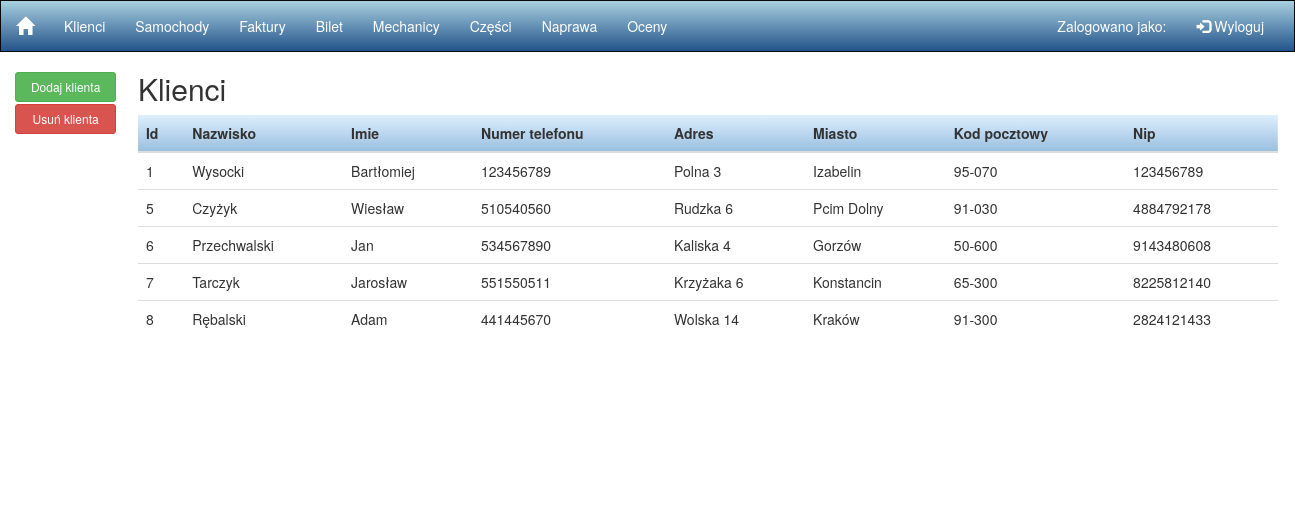
Page /index.php/clients on the committed database.
### tables this page shows
CREATE TABLE `klient` (
  `idKlient` int(11) NOT NULL,
  `nazwiskoK` varchar(45) DEFAULT NULL,
  `imieK` varchar(45) DEFAULT NULL,
  `numerTelefonu` varchar(45) DEFAULT NULL,
  `adres` varchar(45) DEFAULT NULL,
  `miasto` varchar(45) DEFAULT NULL,
  `kodPocztowy` varchar(20) DEFAULT NULL,
  `nip` varchar(45) DEFAULT NULL
);

### application/controllers/Clients.php (called while the page is built, shortened)
<?php
class Clients extends CI_Controller
{
    public function getClientData(){
        $data = $this->db->query("SELECT * FROM klient");
        $data_query = $data->result_array();
        return $data_query;
    }
    public function index()
    {    $data_query = $this->getClientData();
        $this->load->view('header');
        $this->load->view('clients',['clientData'=>$data_query]);
    }
}

### index.php (called while the page is built, shortened)
<?php
require_once BASEPATH.'core/CodeIgniter.php';

### application/views/clients.php (the view, shortened to what this page needs)
<div class="container-fluid text-center">
    <div class="row content">
        <div class="col-sm-1 sidenav">
            <button type="button" class="btn btn-success btn-sm btn-block" data-toggle="modal"
                    data-target="#clientModal">Dodaj klienta
            </button>
            <button type="button" class="btn btn-danger btn-sm btn-block" style="margin-top:2px" data-toggle="modal"
                    data-target="#removeClient">Usuń
                klienta
            </button>
        </div>
        <div class="col-sm-10 text-left">
            <div class="container">
            <h2>Klienci</h2>
            <table class="table">
                <thead style="background: rgb(222,239,255); /* Old browsers */
                    background: -moz-linear-gradient(top, rgba(222,239,255,1) 0%, rgba(152,190,222,1) 100%); /* FF3.6-15 */
                    background: -webkit-linear-gradient(top, rgba(222,239,255,1) 0%,rgba(152,190,222,1) 100%); /* Chrome10-25,Safari5.1-6 */
                    background: linear-gradient(to bottom, rgba(222,239,255,1) 0%,rgba(152,190,222,1) 100%); /* W3C, IE10+, FF16+, Chrome26+, Opera12+, Safari7+ */
                    filter: progid:DXImageTransform.Microsoft.gradient( startColorstr='#deefff', endColorstr='#98bede',GradientType=0 );">
                <tr>
                    <th>Id</th>
                    <th>Nazwisko</th>
                    <th>Imie</th>
                    <th>Numer telefonu</th>
                    <th>Adres</th>
                    <th>Miasto</th>
                    <th>Kod pocztowy</th>
                    <th>Nip</th>
                </tr>
                </thead>
                <tbody>
                <?php
                foreach ($clientData as $row) {
                    echo "<tr>";
                    echo "<td>" . $row['idKlient'] . "</td>";
                    echo "<td>" . $row['nazwiskoK'] . "</td>";
                    echo "<td>" . $row['imieK'] . "</td>";
                    echo " <td>" . $row['numerTelefonu'] . "</td>";
                    echo " <td>" . $row['adres'] . "</td>";
                    echo " <td>" . $row['miasto'] . "</td>";
                    echo " <td>" . $row['kodPocztowy'] . "</td>";
                    echo " <td>" . $row['nip'] . "</td>";
                    echo "</tr>";
                }
                ?>
                </tbody>
            </table>
            </div>
        </div>
    </div>
</div>
</body>
</html>

### application/views/header.php (shortened to what this page needs)
<!DOCTYPE html>
<html lang="pl">
<head>
    <link rel="stylesheet" href="https://maxcdn.bootstrapcdn.com/bootstrap/3.3.7/css/bootstrap.min.css">
</head>
<body>
<nav class="navbar navbar-inverse">
    <div class="container-fluid">
        <div class="navbar-header" >
            <a class="navbar-brand" href="<?php echo site_url('home/index');?>"><span class="glyphicon glyphicon-home" style="color: white;"></span></a>
        </div>
        <div class="collapse navbar-collapse" id="myNavbar">
            <ul class="nav navbar-nav">
                <li><a href="<?php echo site_url('clients/index');?>" style="color:white">Klienci</a></li>
                <li><a href="<?php echo site_url('cars/index');?>" style="color: white">Samochody</a></li>
                <li><a href="<?php echo site_url('invoices/index');?>" style="color: white">Faktury</a></li>
                <li><a href="<?php echo site_url('ticket/index');?>" style="color: white">Bilet</a></li>
                <li><a href="<?php echo site_url('mechanic/index');?>" style="color: white">Mechanicy</a></li>
                <li><a href="<?php echo site_url('parts/index');?>" style="color: white">Części</a></li>
                <li><a href="<?php echo site_url('repair/index');?>" style="color: white">Naprawa</a></li>
                <li><a href="<?php echo site_url('mark/index');?>" style="color: white">Oceny</a></li>
            </ul>
            <ul class="nav navbar-nav navbar-right" >
                <li ><a href="#"><span  style="color: white;"> Zalogowano jako: <?php echo $_SESSION['imie']." ".$_SESSION['nazwisko']; ?></span></a></li>
                <li><a href="<?php echo site_url('login/logout');?>" style="color: white;" ><span class="glyphicon glyphicon-log-in" style="color: white;"></span> Wyloguj</a></li>
            </ul>
        </div>
    </div>
</nav>

### application/views/header.php (style rules this page uses)
.navbar { margin-bottom: 0; border-radius: 0; background: #a7cfdf; background: -moz-linear-gradient(top, #a7cfdf 0%, #23538a 100%); background: -webkit-linear-gradient(top, #a7cfdf 0%,#23538a 100%); background: linear-gradient(to bottom, #a7cfdf 0%,#23538a 100%); filter: progid:DXImageTransform.Microsoft.gradient( startColorstr='#a7cfdf', endColorstr='#23538a',GradientType=0 ); }
.row.content { height: 450px }
.sidenav { padding-top: 20px; background-color: white; height: 100%; border-right-width: 2px; }
.btn-block { min-width: 130%; }

### rows in the picture
klient: idKlient "1", nazwiskoK "Wysocki", imieK "Bartłomiej", numerTelefonu "123456789", adres "Polna 3", miasto "Izabelin", kodPocztowy "95-070", nip "123456789"
klient: idKlient "5", nazwiskoK "Czyżyk", imieK "Wiesław", numerTelefonu "510540560", adres "Rudzka 6", miasto "Pcim Dolny", kodPocztowy "91-030", nip "4884792178"
klient: idKlient "6", nazwiskoK "Przechwalski", imieK "Jan", numerTelefonu "534567890", adres "Kaliska 4", miasto "Gorzów", kodPocztowy "50-600", nip "9143480608"
klient: idKlient "7", nazwiskoK "Tarczyk", imieK "Jarosław", numerTelefonu "551550511", adres "Krzyżaka 6", miasto "Konstancin", kodPocztowy "65-300", nip "8225812140"
klient: idKlient "8", nazwiskoK "Rębalski", imieK "Adam", numerTelefonu "441445670", adres "Wolska 14", miasto "Kraków", kodPocztowy "91-300", nip "2824121433"
